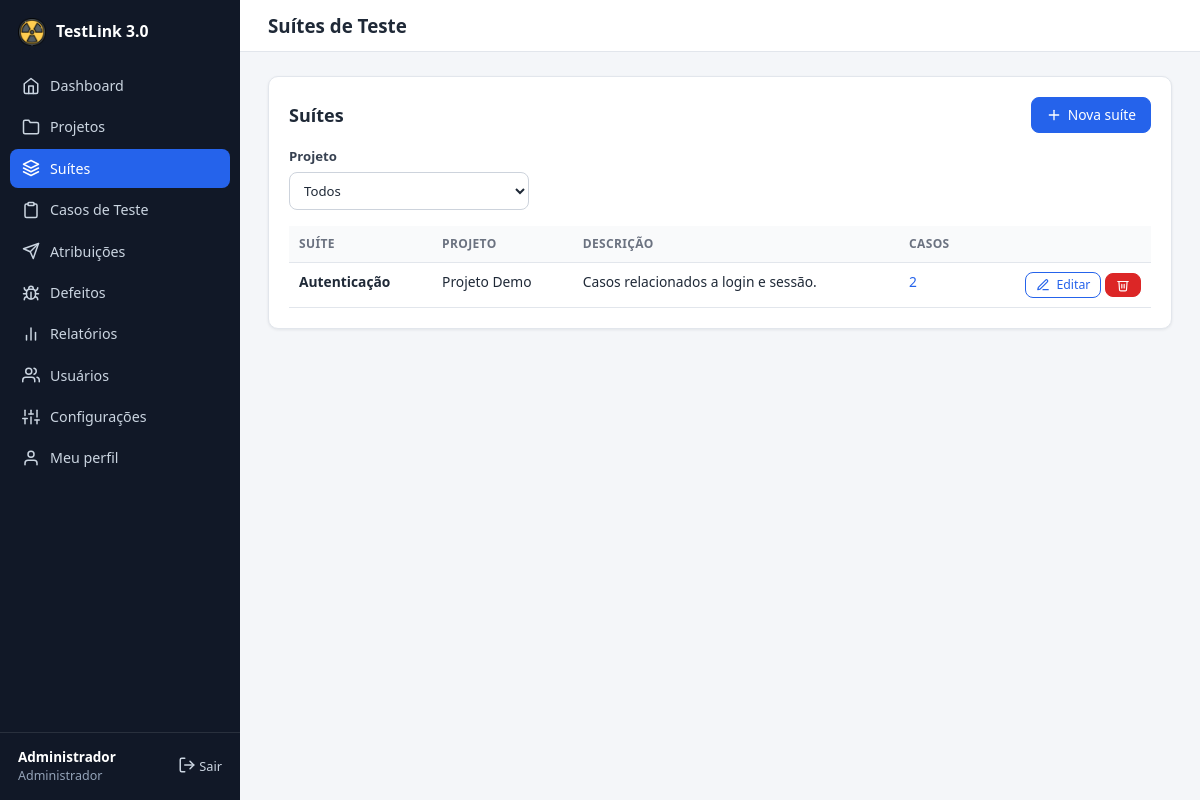
The app's page /suites.php (signed in) with its own data.
### tables this page shows
CREATE TABLE users (
    id            INT UNSIGNED AUTO_INCREMENT PRIMARY KEY,
    name          VARCHAR(120) NOT NULL,
    email         VARCHAR(160) NOT NULL UNIQUE,
    password_hash VARCHAR(255) NOT NULL,
    role          ENUM('admin','tester','developer','viewer') NOT NULL DEFAULT 'tester',
    active        TINYINT(1) NOT NULL DEFAULT 1,
     
    status        ENUM('approved','pending','rejected') NOT NULL DEFAULT 'approved',
    created_at    DATETIME NOT NULL DEFAULT CURRENT_TIMESTAMP
);

CREATE TABLE suites (
    id          INT UNSIGNED AUTO_INCREMENT PRIMARY KEY,
    project_id  INT UNSIGNED NOT NULL,
    name        VARCHAR(150) NOT NULL,
    description TEXT NULL,
    created_at  DATETIME NOT NULL DEFAULT CURRENT_TIMESTAMP,
    FOREIGN KEY (project_id) REFERENCES projects(id) ON DELETE CASCADE
);

CREATE TABLE projects (
    id          INT UNSIGNED AUTO_INCREMENT PRIMARY KEY,
    name        VARCHAR(150) NOT NULL,
    description TEXT NULL,
    status      ENUM('active','archived') NOT NULL DEFAULT 'active',
    created_by  INT UNSIGNED NULL,
    created_at  DATETIME NOT NULL DEFAULT CURRENT_TIMESTAMP,
    FOREIGN KEY (created_by) REFERENCES users(id) ON DELETE SET NULL
);

### includes/db.php (called while the page is built)
<?php
function db(): PDO
{
    static $pdo = null;
    if ($pdo === null) {
        $dsn = 'mysql:host=' . DB_HOST . ';dbname=' . DB_NAME . ';charset=' . DB_CHARSET;
        try {
            $pdo = new PDO($dsn, DB_USER, DB_PASS, [
                PDO::ATTR_ERRMODE            => PDO::ERRMODE_EXCEPTION,
                PDO::ATTR_DEFAULT_FETCH_MODE => PDO::FETCH_ASSOC,
                PDO::ATTR_EMULATE_PREPARES   => false,
            ]);
        } catch (PDOException $e) {
            http_response_code(500);
            exit('<h1>Erro de conexão</h1><p>Não foi possível conectar ao banco de dados. '
                . 'Verifique <code>config/config.php</code> e se o <code>database.sql</code> foi importado.</p>');
        }
    }
    return $pdo;
}
function q(string $sql, array $params = []): PDOStatement
{
    $st = db()->prepare($sql);
    $st->execute($params);
    return $st;
}

### includes/auth.php (called while the page is built, shortened)
<?php
function current_user(): ?array
{
    static $user = false;
    if ($user !== false) {
        return $user;
    }
    $row = q('SELECT id, name, email, role, active FROM users WHERE id = ?', [$_SESSION['uid']])->fetch();
    return $user = $row;
}
function require_login(): array
{
    $u = current_user();
    return $u;
}
function require_role(string ...$roles): array
{
    $u = require_login();
    return $u;
}

### suites.php (the view, shortened to what this page needs)
<?php
require __DIR__ . '/includes/bootstrap.php';
require_role('admin');
$projects = project_list();
$editId = get_int('edit');
$filterProject = get_int('project');
$showForm = isset($_GET['new']) || $editId;
$editing = $editId ? q('SELECT * FROM suites WHERE id = ?', [$editId])->fetch() : null;
$pageTitle = 'Suítes de Teste';
$active = 'suites.php';
include __DIR__ . '/includes/header.php';
if ($showForm):
    $s = $editing ?: ['id' => 0, 'project_id' => $filterProject, 'name' => '', 'description' => ''];
?>
<div class="card" style="max-width:640px">
    <h2><?= $editing ? 'Editar suíte' : 'Nova suíte' ?></h2>
    <?php if (!$projects): ?>
        <p class="alert alert-warn">Cadastre um projeto antes de criar suítes.</p>
    <?php else: ?>
    <form method="post">
        <?= csrf_field() ?>
        <input type="hidden" name="action" value="save">
        <input type="hidden" name="id" value="<?= (int)$s['id'] ?>">
        <div class="grid">
            <label class="field">Projeto <select name="project_id" required><?= options($projects, $s['project_id']) ?></select></label>
            <label class="field">Nome <input type="text" name="name" required maxlength="150" value="<?= e($s['name']) ?>"></label>
            <label class="field">Descrição <textarea name="description" rows="3"><?= e($s['description']) ?></textarea></label>
        </div>
        <div class="form-actions">
            <button class="btn" type="submit">Salvar</button>
            <a class="btn btn-ghost" href="suites.php">Cancelar</a>
        </div>
    </form>
    <?php endif; ?>
</div>
<?php else:
    $where = $filterProject ? 'WHERE s.project_id = ?' : '';
    $rows = q("SELECT s.*, p.name project,
                (SELECT COUNT(*) FROM test_cases c WHERE c.suite_id = s.id) cases
               FROM suites s JOIN projects p ON p.id = s.project_id $where ORDER BY p.name, s.name",
              $filterProject ? [$filterProject] : [])->fetchAll();
?>
<div class="card">
    <div class="card-head">
        <h2>Suítes</h2>
        <a class="btn" href="suites.php?new=1<?= $filterProject ? '&project=' . $filterProject : '' ?>"><?= icon('plus', 16) ?> Nova suíte</a>
    </div>
    <form method="get" class="filters">
        <label class="field">Projeto <select name="project" onchange="this.form.submit()"><?= options($projects, $filterProject ?: null, true, 'Todos') ?></select></label>
    </form>
    <div class="table-wrap"><table>
        <thead><tr><th>Suíte</th><th>Projeto</th><th>Descrição</th><th>Casos</th><th></th></tr></thead>
        <tbody>
        <?php foreach ($rows as $s): ?>
            <tr>
                <td><strong><?= e($s['name']) ?></strong></td>
                <td><?= e($s['project']) ?></td>
                <td><?= e(mb_strimwidth((string)$s['description'], 0, 80, '…')) ?></td>
                <td><a href="cases.php?suite=<?= (int)$s['id'] ?>"><?= (int)$s['cases'] ?></a></td>
                <td class="actions">
                    <a class="btn btn-sm btn-ghost" href="suites.php?edit=<?= (int)$s['id'] ?>"><?= icon('edit', 14) ?> Editar</a>
                    <form method="post" class="inline-form" data-confirm="Excluir a suíte e todos os seus casos de teste?">
                        <button class="btn btn-sm btn-danger" type="submit"><?= icon('trash', 14) ?></button>
                    </form>
                </td>
            </tr>
        <?php endforeach; ?>
        </tbody>
    </table></div>
</div>
<?php endif;
include __DIR__ . '/includes/footer.php';

### includes/header.php (shortened to what this page needs)
<?php
$user = current_user();
$pageTitle = $pageTitle ?? '';
$active = $active ?? '';
$clean = !empty($_GET['clean']);
$sys = get_setting('system_name', APP_NAME);
?>
<!DOCTYPE html>
<html lang="pt-BR">
<head>
    <link rel="stylesheet" href="assets/css/style.css?v=<?= (int)@filemtime(__DIR__ . '/../assets/css/style.css') ?>">
</head>
<body class="<?= trim(($clean ? 'clean ' : '') . ($bodyClass ?? '')) ?>">
<?php if ($user): ?>
<div class="layout">
    <aside class="sidebar" id="sidebar">
        <a class="brand" href="dashboard.php">
            <img src="assets/img/favicon.png" alt="" width="28" height="28">
            <span><?= e($sys) ?></span>
        </a>
        <nav>
            <?php foreach (nav_items($user['role']) as [$file, $label, $ico]): ?>
                <a href="<?= e($file) ?>" class="<?= $active === strtok($file, '?') ? 'active' : '' ?>">
                    <?= icon($ico) ?> <span><?= e($label) ?></span>
                </a>
            <?php endforeach; ?>
        </nav>
        <div class="sidebar-foot">
            <div class="who">
                <strong><?= e($user['name']) ?></strong>
                <small><?= e(ROLES[$user['role']]) ?></small>
            </div>
            <a href="logout.php" class="logout" title="Sair"><?= icon('logout') ?> Sair</a>
        </div>
    </aside>
    <div class="main">
        <header class="topbar no-print">
            <h1><?= e($pageTitle) ?></h1>
        </header>
        <main class="content">
<?php else: ?>
<main class="auth-wrap">
<?php endif; ?>

### includes/helpers.php (shortened to what this page needs)
<?php
function e($value): string
{
    return htmlspecialchars((string)$value, ENT_QUOTES | ENT_SUBSTITUTE, 'UTF-8');
}
function get_int(string $key): int
{
    return (int)($_GET[$key] ?? 0);
}
function get_setting(string $key, string $default = ''): string
{
    static $cache = null;
    if ($cache === null) {
        try {
            $cache = db()->query('SELECT k, v FROM settings')->fetchAll(PDO::FETCH_KEY_PAIR);
        } catch (Throwable $e) {
            $cache = [];
        }
    }
    return $cache[$key] ?? $default;
}
function options(array $items, $selected = null, bool $blank = false, string $blankLabel = 'Todos'): string
{
    $html = $blank ? '<option value="">' . e($blankLabel) . '</option>' : '';
    foreach ($items as $k => $label) {
        $sel = ((string)$k === (string)$selected) ? ' selected' : '';
        $html .= '<option value="' . e($k) . '"' . $sel . '>' . e($label) . '</option>';
    }
    return $html;
}
function project_list(): array
{
    return q('SELECT id, name FROM projects ORDER BY name')->fetchAll(PDO::FETCH_KEY_PAIR);
}
function icon(string $name, int $size = 18): string
{
    $p = $paths[$name] ?? '';
    return '<svg class="icon" width="' . $size . '" height="' . $size . '" viewBox="0 0 24 24" fill="none" '
        . 'stroke="currentColor" stroke-width="2" stroke-linecap="round" stroke-linejoin="round" aria-hidden="true">'
        . $p . '</svg>';
}

### assets/css/style.css (style rules this page uses)
:root { --primary: #2563eb; --primary-dark: #1d4ed8; --primary-soft: #eff4ff; --bg: #f4f6f9; --surface: #ffffff; --border: #e2e6ec; --text: #1f2937; --muted: #6b7280; --sidebar-bg: #111827; --sidebar-text: #cbd5e1; --green: #16a34a; --green-bg: #dcfce7; --red: #dc2626; --red-bg: #fee2e2; --amber: #b45309; --amber-bg: #fef3c7; --blue: #1d4ed8; --blue-bg: #dbeafe; --teal: #0f766e; --teal-bg: #ccfbf1; --gray: #4b5563; --gray-bg: #e5e7eb; --radius: 10px; --shadow: 0 1px 3px rgba(16, 24, 40, .08); --sidebar-w: 240px; }
* { box-sizing: border-box; }
html { font-size: 15px; }
body { margin: 0; background: var(--bg); color: var(--text); font-family: system-ui, -apple-system, "Segoe UI", Roboto, Arial, sans-serif; line-height: 1.5; }
a { color: var(--primary); text-decoration: none; }
h1, h2, h3 { line-height: 1.25; margin: 0 0 .6em; }
h2 { font-size: 1.2rem; }
.icon { vertical-align: -3px; flex-shrink: 0; }
.layout { display: flex; min-height: 100vh; }
.sidebar { width: var(--sidebar-w); background: var(--sidebar-bg); color: var(--sidebar-text); display: flex; flex-direction: column; position: fixed; inset: 0 auto 0 0; z-index: 30; }
.brand { display: flex; align-items: center; gap: 10px; padding: 18px 18px 14px; color: #fff; font-weight: 700; font-size: 1.05rem; }
.sidebar nav { flex: 1; overflow-y: auto; padding: 6px 10px; }
.sidebar nav a { display: flex; align-items: center; gap: 10px; padding: 9px 12px; margin-bottom: 2px; color: var(--sidebar-text); border-radius: 8px; font-size: .95rem; }
.sidebar nav a.active { background: var(--primary); color: #fff; }
.sidebar-foot { padding: 14px 18px; border-top: 1px solid rgba(255,255,255,.1); display: flex; justify-content: space-between; align-items: center; gap: 8px; }
.sidebar-foot .who { display: flex; flex-direction: column; min-width: 0; }
.sidebar-foot strong { color: #fff; font-size: .9rem; white-space: nowrap; overflow: hidden; text-overflow: ellipsis; }
.sidebar-foot small { color: #94a3b8; }
.logout { color: var(--sidebar-text); font-size: .85rem; white-space: nowrap; }
.main { flex: 1; margin-left: var(--sidebar-w); min-width: 0; }
.topbar { display: flex; align-items: center; gap: 12px; padding: 14px 28px; background: var(--surface); border-bottom: 1px solid var(--border); position: sticky; top: 0; z-index: 10; }
.topbar h1 { margin: 0; font-size: 1.25rem; }
.content { padding: 24px 28px 48px; max-width: 1280px; }
.card { background: var(--surface); border: 1px solid var(--border); border-radius: var(--radius); box-shadow: var(--shadow); padding: 20px; margin-bottom: 20px; }
.card-head { display: flex; justify-content: space-between; align-items: center; gap: 12px; flex-wrap: wrap; margin-bottom: 14px; }
.card-head h2 { margin: 0; }
.btn { display: inline-flex; align-items: center; gap: 6px; padding: 8px 14px; border-radius: 8px; border: 1px solid var(--primary); background: var(--primary); color: #fff; font: inherit; font-size: .92rem; cursor: pointer; text-decoration: none; line-height: 1.3; }
.btn-ghost { background: transparent; color: var(--primary); }
.btn-danger { background: var(--red); border-color: var(--red); }
.btn-sm { padding: 4px 10px; font-size: .82rem; }
.inline-form { display: inline; margin: 0; }
.table-wrap { overflow-x: auto; }
table { width: 100%; border-collapse: collapse; font-size: .92rem; }
th, td { padding: 9px 10px; text-align: left; border-bottom: 1px solid var(--border); vertical-align: top; }
th { background: #f9fafb; font-size: .8rem; text-transform: uppercase; letter-spacing: .03em; color: var(--muted); white-space: nowrap; }
td.actions { white-space: nowrap; text-align: right; }
.field { display: flex; flex-direction: column; gap: 5px; font-size: .88rem; font-weight: 600; color: #374151; }
.field input, .field select, .field textarea, .filters input, .filters select { font: inherit; font-weight: 400; color: var(--text); padding: 8px 10px; border: 1px solid #cdd3dc; border-radius: 8px; background: #fff; width: 100%; }
.filters { display: flex; gap: 10px; flex-wrap: wrap; align-items: end; margin-bottom: 16px; }
.filters > * { flex: 1 1 160px; max-width: 240px; }

### records on screen
users: name "Administrador", role "Administrador"
suites: name "Autenticação", project.name "Projeto Demo", description "Casos relacionados a login e sessão.", cases "2", $size 14 (drawn)

### other values on screen
$sys "TestLink 3.0"
$label "Dashboard"
$label "Projetos"
$label "Suítes"
$label "Casos de Teste"
$label "Atribuições"
$label "Defeitos"
$label "Relatórios"
$label "Usuários"
$label "Configurações"
$label "Meu perfil"
$pageTitle "Suítes de Teste"
form field project "Todos"
